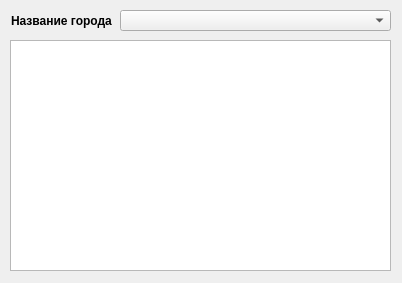
<?xml version="1.0" encoding="UTF-8"?>
<ui version="4.0">
 <class>MainWindow</class>
 <widget class="QMainWindow" name="MainWindow">
  <property name="geometry">
   <rect>
    <x>0</x>
    <y>0</y>
    <width>402</width>
    <height>283</height>
   </rect>
  </property>
  <property name="minimumSize">
   <size>
    <width>402</width>
    <height>283</height>
   </size>
  </property>
  <property name="maximumSize">
   <size>
    <width>402</width>
    <height>283</height>
   </size>
  </property>
  <property name="windowTitle">
   <string>Погода</string>
  </property>
  <widget class="QWidget" name="centralwidget">
   <widget class="QLabel" name="label_who">
    <property name="geometry">
     <rect>
      <x>11</x>
      <y>10</y>
      <width>111</width>
      <height>21</height>
     </rect>
    </property>
    <property name="font">
     <font>
      <weight>75</weight>
      <italic>false</italic>
      <bold>true</bold>
     </font>
    </property>
    <property name="text">
     <string>Название города</string>
    </property>
   </widget>
   <widget class="QTextBrowser" name="text_out">
    <property name="geometry">
     <rect>
      <x>10</x>
      <y>40</y>
      <width>381</width>
      <height>231</height>
     </rect>
    </property>
   </widget>
   <widget class="QComboBox" name="comboBox">
    <property name="geometry">
     <rect>
      <x>120</x>
      <y>10</y>
      <width>271</width>
      <height>21</height>
     </rect>
    </property>
   </widget>
  </widget>
 </widget>
 <resources/>
 <connections/>
</ui>
